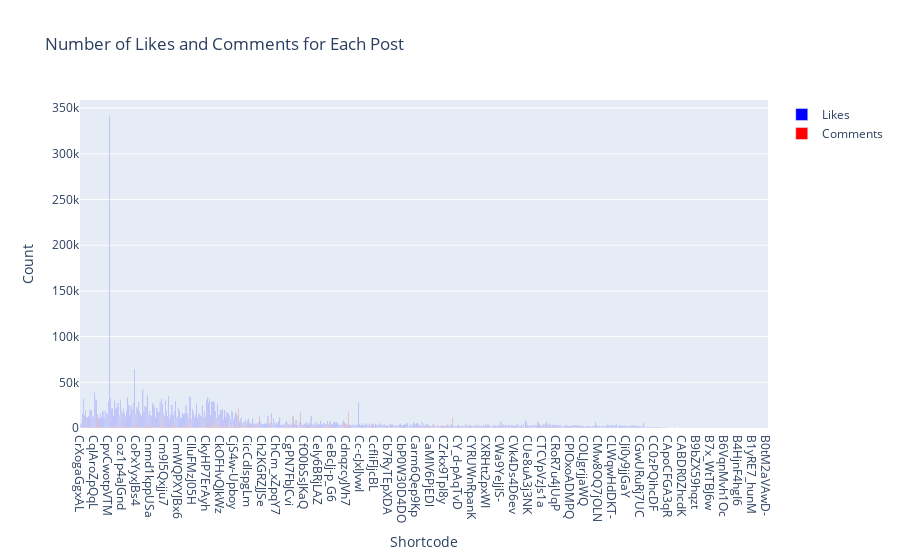

Write notebook code for a chart like this one.
### Code cell
fig = go.Figure()

fig.add_trace(go.Bar(
    x=df['shortcode'],
    y=df['num_likes'],
    name='Likes',
    marker_color='blue'
))

fig.add_trace(go.Bar(
    x=df['shortcode'],
    y=df['num_comments'],
    name='Comments',
    marker_color='red'
))

fig.update_layout(
    title='Number of Likes and Comments for Each Post',
    xaxis_title='Shortcode',
    yaxis_title='Count',
    barmode='group'
)

fig.show()

### Figure 1 — Plotly figure (JSON) as saved in the notebook; plotly's stock layout.template omitted (floating-point values rounded to 4 significant figures; data arrays with more than 128 entries replaced by an {"elided": "..."} marker saying what was removed)
{"data": [{"marker": {"color": "blue"}, "name": "Likes", "type": "bar", "x": {"elided": "638 str values"}, "y": {"elided": "638 int values"}}, {"marker": {"color": "red"}, "name": "Comments", "type": "bar", "x": {"elided": "638 str values"}, "y": {"elided": "638 int values"}}], "layout": {"barmode": "group", "title": {"text": "Number of Likes and Comments for Each Post"}, "xaxis": {"title": {"text": "Shortcode"}}, "yaxis": {"title": {"text": "Count"}}}}
